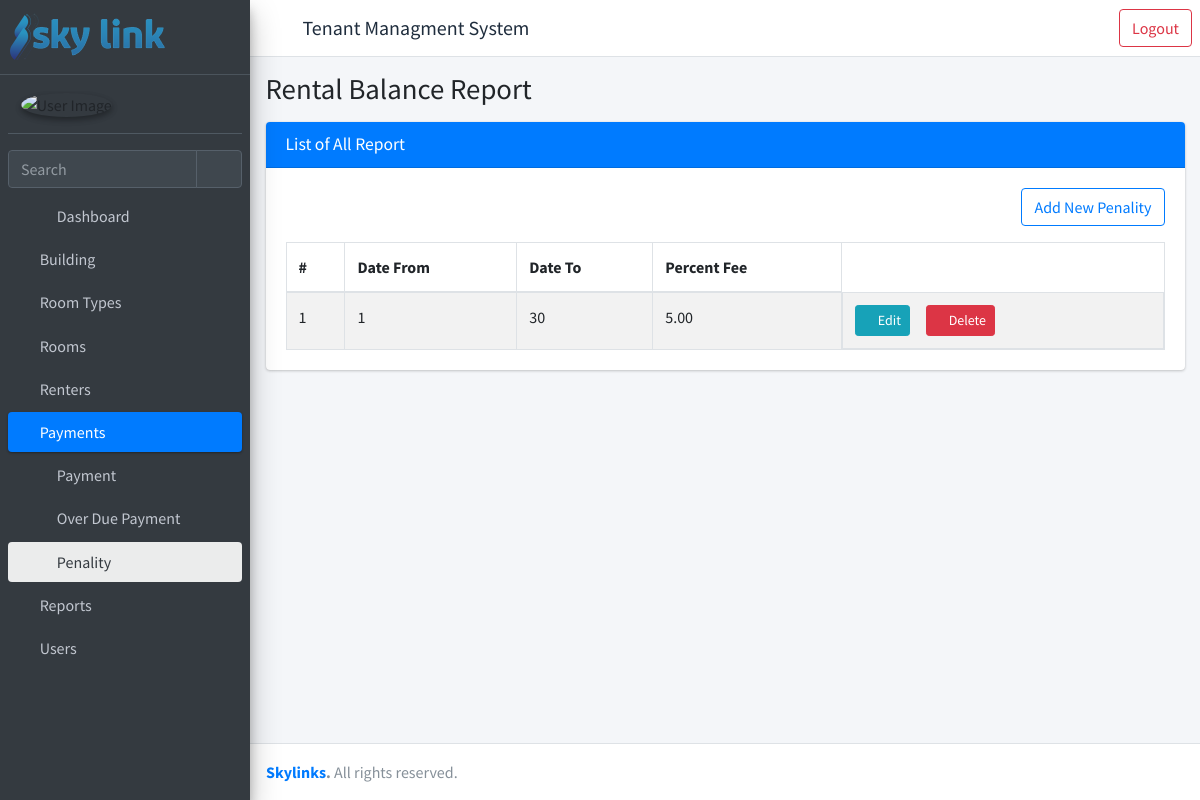
The app's page /list-penality/ (signed in) with its own data.
### rent/models.py (models this page shows, shortened)
class Penality(models.Model):
    date_from = models.PositiveIntegerField()
    date_to = models.PositiveIntegerField()
    penality_fee_percent = models.DecimalField(max_digits=4, decimal_places=2)

### rent/views.py (the view)
# urls.py: path("list-penality/", views.PenalityListView.as_view(), name="list-penality"),
class PenalityListView(LoginRequiredMixin, PaymentViewPermissionMixin, ListView):
    model = Penality
    template_name = "rent/penality-list.html"
    def get_context_data(self, **kwargs):
        context = super().get_context_data(**kwargs)
        context["title"] = " Rental Balance Report"
        context["open"] = "penality"
        context['obj_model'] = "report"
        return {**context, **permissions(self.request)}

### templates/rent/penality-list.html (shortened to what this page needs)
{% extends 'rent/homepage.html' %}
{% load static %}
{% block main_page %}
<div class="content">
    <div class="container-fluid">
        <div class="card">
            <div class="card-header bg-primary">
                <h3 class="card-title ">List of All {{ obj_model.capitalize }}</h3>
            </div>
            <div class="card-body">
                <a class="btn btn-outline-primary float-right mb-3"
                href="{% url 'register-penality' %}">Add New Penality</a>
                <table id="example1" class="table table-bordered table-striped" width="100%">
                    <thead>
                            <tr>
                                <th>#</th>
                                <th>Date From</th>
                                <th>Date To</th>
                                <th>Percent Fee</th>
                            </tr>
                        </thead>
                        <tbody>
                        {% if object_list.count > 0 %}
                            {% for data in object_list %}
                                <tr>
                                    <td>{{ forloop.counter }}</td>
                                    <td>{{ data.date_from }}</td>
                                    <td>{{ data.date_to }}</td>
                                    <td>{{ data.penality_fee_percent }}</td>
                                    <td class="product-action d-flex">
                                        <a class="btn btn-info btn-sm mr-3" href="{% url 'update-penality' pk=data.id %}">
                                            <i class="fas fa-pencil-alt">
                                            </i>
                                            Edit
                                        </a>
                                        <a class="btn btn-danger btn-sm mr-3" href="{% url 'delete-penality' pk=data.id  %}">
                                            <i class="fas fa-trash">
                                            </i>
                                            Delete
                                        </a>
                                    </td>
                                </tr>
                            {% endfor %}
                        {% else %}
                                <tr>
                                    <td colspan="4" class="dataTables_empty text-center" valign="top">No records found</td>
                                </tr>
                        {% endif %}
                            </tbody>
                        </table>
                    </div>
                </div>
            </div>
        </div>
        {% endblock main_page %}
        {% block scripts %}
        {% load static %}
        {% endblock scripts %}

### records on screen
Penality: date_from "1", date_to "30", penality_fee_percent "5.00"

### other values on screen
{{ title }} "Rental Balance Report"
{{ obj_model.capitalize }} "Report"
